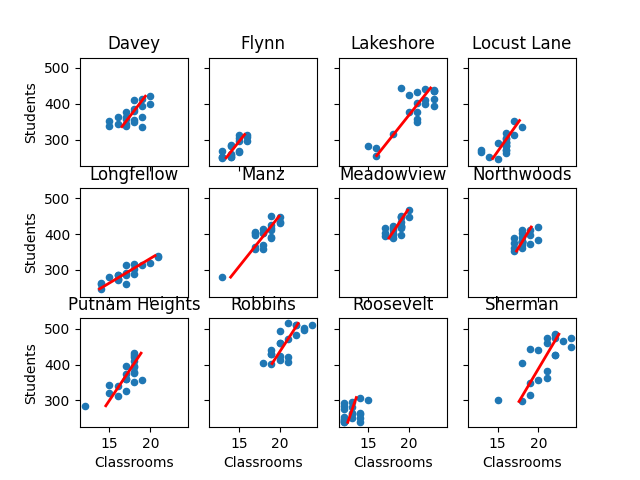

Python code for this plot:
from pathlib import Path
from data import enrollment
import matplotlib.pyplot as plt
import statsmodels.formula.api as smf
import pandas as pd


sections = {
    "Davey": 3,
    "Flynn": 2,
    "Lakeshore": 3,
    "Locust Lane": 3,
    "Longfellow": 3,
    "Manz": 3,
    "Meadowview": 3,
    "Northwoods": 3,
    "Putnam Heights": 3,
    "Robbins": 4,
    "Roosevelt": 2,
    "Sherman": 4
}


def get_used_capacity_by_school_and_year(start_year, end_year):
    df = enrollment[(enrollment["Year"] >= start_year) & (enrollment["Year"] <= end_year) & (enrollment["School"].isin(sections.keys()))][["Year", "School", "Students"]].groupby(["Year", "School"]).sum().dropna().reset_index()

    return df.set_index(["Year", "School"])[["Students"]]


def get_classrooms_in_use_by_school_and_year(start_year, end_year):
    df = enrollment[(enrollment["Year"] >= start_year) & (enrollment["Year"] <= end_year) & (enrollment["School"].isin(sections.keys()))][["Year", "School", "Students"]].groupby(["Year", "School"]).count().dropna().reset_index().rename({"Students": "Classrooms"}, axis=1)
    return df.set_index(["Year", "School"])[["Classrooms"]]


if __name__ == "__main__":
    used_capacity = get_used_capacity_by_school_and_year(2000, 2019)
    classrooms_in_use = get_classrooms_in_use_by_school_and_year(2000, 2019)

    df = classrooms_in_use.join(used_capacity).reset_index()

    fig, axes = plt.subplots(nrows=3, ncols=4, sharex=True, sharey=True)

    i = 0
    for school_name, sdf in df.groupby(["School"]):
        if school_name not in sections:
            continue

        x = i // 4
        y = i % 4

        g = sdf.plot(kind="scatter", x="Classrooms", y="Students", ax=axes[x][y])
        g.set_title(school_name)

        lm = smf.ols(formula="Classrooms ~ Students", data=sdf.dropna()).fit()

        print(school_name)
        print(lm.summary())
        print()
        print()

        new_y = pd.DataFrame({"Students": [sdf["Students"].min(), sdf["Students"].max()]})
        predictions = lm.predict(new_y)
        predictions.name = "Students"

        g.plot(predictions, new_y, c="red", linewidth=2)

        i += 1

    plt.savefig(Path(__file__).stem + ".png")
    plt.show()
